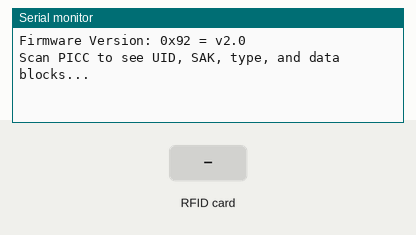
This sketch was run on a simulated Arduino Mega 2560, built with avr-gcc and run on an emulated ATmega2560. On the bench: the last lines printed to the serial monitor. Inputs (shaded band) come from the test bench.

Above: at 1.2 s.
1.3 s: RFID card CB DA 63 1B held to the reader
At 2.5 s:
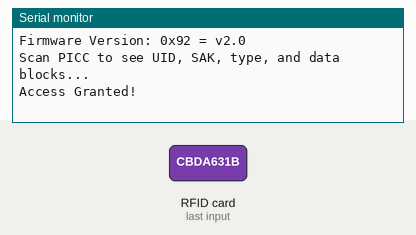
2.8 s: RFID card 5E 7A 19 C4 held to the reader
At 4.0 s:
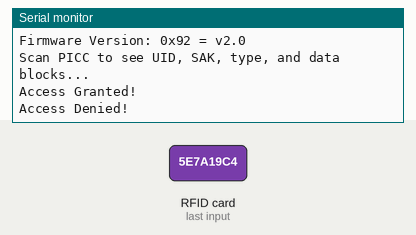

The sketch:

DumpInfo.ino
```cpp
#include <SPI.h>
#include <MFRC522.h>

#define RST_PIN         5
#define SS_PIN          53

MFRC522 mfrc522(SS_PIN, RST_PIN);  // Create MFRC522 instance

byte accessUID_1[4]={0xCB, 0xDA, 0x63, 0x1B};
byte accessUID_2[4]={0xC7, 0x20, 0x2B, 0x3F};

void setup() {
	Serial.begin(9600);		// Initialize serial communications with the PC
	while (!Serial);		// Do nothing if no serial port is opened (added for Arduinos based on ATMEGA32U4)
	SPI.begin();			// Init SPI bus
	mfrc522.PCD_Init();		// Init MFRC522
	delay(4);				// Optional delay. Some board do need more time after init to be ready, see Readme
	mfrc522.PCD_DumpVersionToSerial();	// Show details of PCD - MFRC522 Card Reader details
	Serial.println(F("Scan PICC to see UID, SAK, type, and data blocks..."));
}

void loop() {
	// Reset the loop if no new card present on the sensor/reader. This saves the entire process when idle.
	if ( ! mfrc522.PICC_IsNewCardPresent()) {
		return;
	}

	// Select one of the cards
	if ( ! mfrc522.PICC_ReadCardSerial()) {
		return;
	}

	// Dump debug info about the card; PICC_HaltA() is automatically called
	if(mfrc522.uid.uidByte[0]==accessUID_1[0] && mfrc522.uid.uidByte[1]==accessUID_1[1] && mfrc522.uid.uidByte[2]==accessUID_1[2] && mfrc522.uid.uidByte[3]==accessUID_1[3]){
    Serial.println("Access Granted!");
  }
  else if(mfrc522.uid.uidByte[0]==accessUID_2[0] && mfrc522.uid.uidByte[1]==accessUID_2[1] && mfrc522.uid.uidByte[2]==accessUID_2[2] && mfrc522.uid.uidByte[3]==accessUID_2[3]){
    Serial.println("Access Granted!");
  }
  else{
    Serial.println("Access Denied!");
  }

  mfrc522.PICC_HaltA();
}
```

Measured:
- after the input at 1.3 s, the serial monitor: prints a new line at once (image 1)
- after the input at 2.8 s, the serial monitor: prints a new line at once (image 2)
